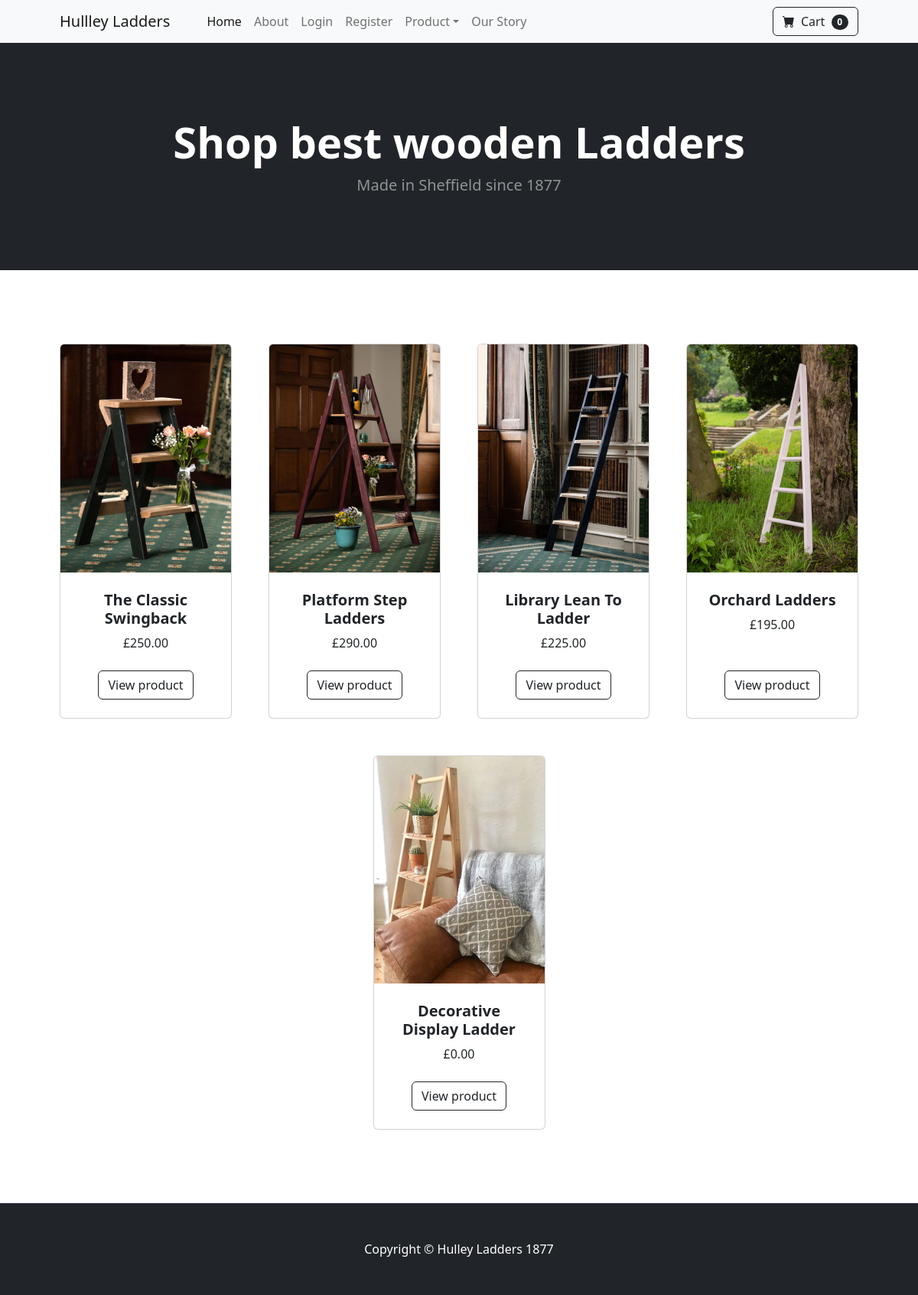
The page / on the database its author committed.
### Products/models/product.py (models this page shows, shortened)
class Product(models.Model):
    name = models.CharField(max_length=100)
    slug = models.SlugField(max_length=100, blank=True, unique=True)
    category = models.ForeignKey(Category, on_delete=models.CASCADE, default=1)
    description = models.TextField(blank=True, null=True)
    base_price = models.DecimalField(default=0, max_digits=6, decimal_places=2)
    image = models.ImageField(upload_to='uploads/products/')
    available = models.BooleanField(default=True)

### Accounts/views/homeview.py (the view)
# urls.py: path('', HomePageView.as_view(), name="home"),
class HomePageView(ListView):
    model = Product
    template_name= "home.html"
    context_object_name = "products"
    def get_queryset(self):
        return Product.objects.filter(available=True)[:6]

### templates/home.html
{% extends 'base.html' %}
{% block content %}
<header class="bg-dark py-5">
    <div class="container px-4 px-lg-5 my-5">
        <div class="text-center text-white">
            <h1 class="display-4 fw-bolder">Shop best wooden Ladders</h1>
            <p class="lead fw-normal text-white-50 mb-0">Made in Sheffield since 1877</p>
        </div>
    </div>
</header>
<section class="py-5">
    <div class="container px-4 px-lg-5 mt-5">
        <div class="row gx-4 gx-lg-5 row-cols-2 row-cols-md-3 row-cols-xl-4 justify-content-center">
            {% for product in products %}
            <div class="col mb-5">
                <div class="card h-100">
                    <img class="card-img-top" src="{{product.image.url}}" alt="..." />
                    <div class="card-body p-4">
                        <div class="text-center">
                            <h5 class="fw-bolder">{{product.name}}</h5>
                            £{{product.base_price}}
                        </div>
                    </div>
                    <div class="card-footer p-4 pt-0 border-top-0 bg-transparent">
                        <div class="text-center"><a class="btn btn-outline-dark mt-auto"
                                href="{% url 'product' product.slug %}">View product</a>
                        </div>
                    </div>
                </div>
            </div>
            {% endfor %}
        </div>
    </div>
</section>
{% endblock %}

### rows shown on the page
Product: image (picture), name "The Classic Swingback", base_price "250.00"
Product: image (picture), name "Platform Step Ladders", base_price "290.00"
Product: image (picture), name "Library Lean To Ladder", base_price "225.00"
Product: image (picture), name "Orchard Ladders", base_price "195.00"
Product: image (picture), name "Decorative Display Ladder", base_price "0.00"
